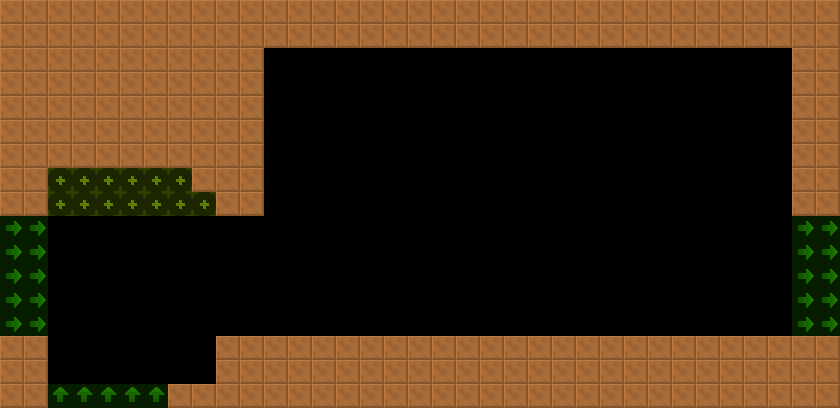

This game map was drawn from its Tiled (.tmx) file and the tilesets committed beside it. A one-line description and the trimmed map source follow:
An orthogonal 35x17 tile map with 24x24 px tiles, 2 tile layers (col, lnk), 2 tilesets and 3 objects (2x Door, SpecialEquipment).

<map version="1.4" tiledversion="1.4.2" orientation="orthogonal" renderorder="right-down" width="35" height="17" tilewidth="24" tileheight="24" infinite="0" nextlayerid="4" nextobjectid="8">
 <tileset firstgid="6" source="../../lnk.tsx" />
 <tileset firstgid="1" source="../../col.tsx" />
 <layer id="1" name="col" width="35" height="17">
  <data>[595 cells, 234 non-empty, 1 distinct tile ids]</data>
 </layer>
 <layer id="2" name="lnk" width="35" height="17" opacity="0.5">
  <data>[595 cells, 38 non-empty, 3 distinct tile ids]</data>
 </layer>
 <objectgroup id="3" name="markers" opacity="0.5">
  <object id="1" name="SpecialEquipment" type="SpecialEquipment" x="264" y="48" width="528" height="288">
   <properties>
    <property name="yr" value="0" />
    <property name="xr" value="0" />
   </properties>
  </object>
  <object id="2" name="Door" type="Door" x="240" y="312" width="24" height="24">
   <properties>
    <property name="yr" value="0" />
    <property name="xr" value="0" />
   </properties>
  </object>
  <object id="3" name="Door" type="Door" x="792" y="312" width="24" height="24">
   <properties>
    <property name="yr" value="0" />
    <property name="xr" value="0" />
   </properties>
  </object>
 </objectgroup>
</map>
